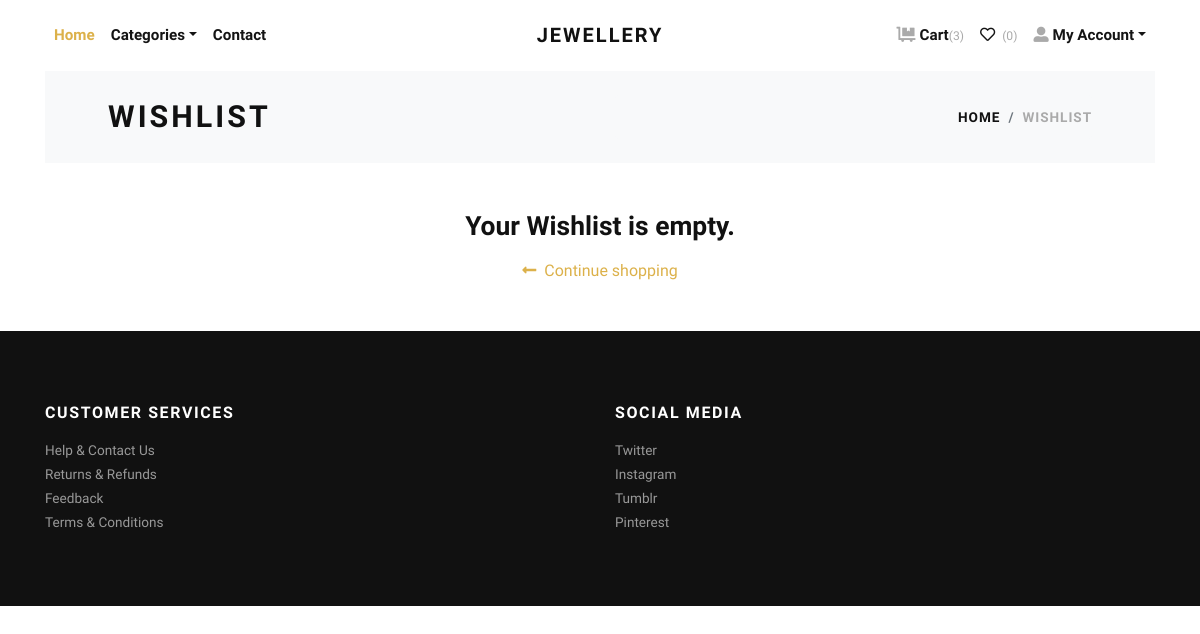
Before: /wishlist/ (signed in) with the older database file.
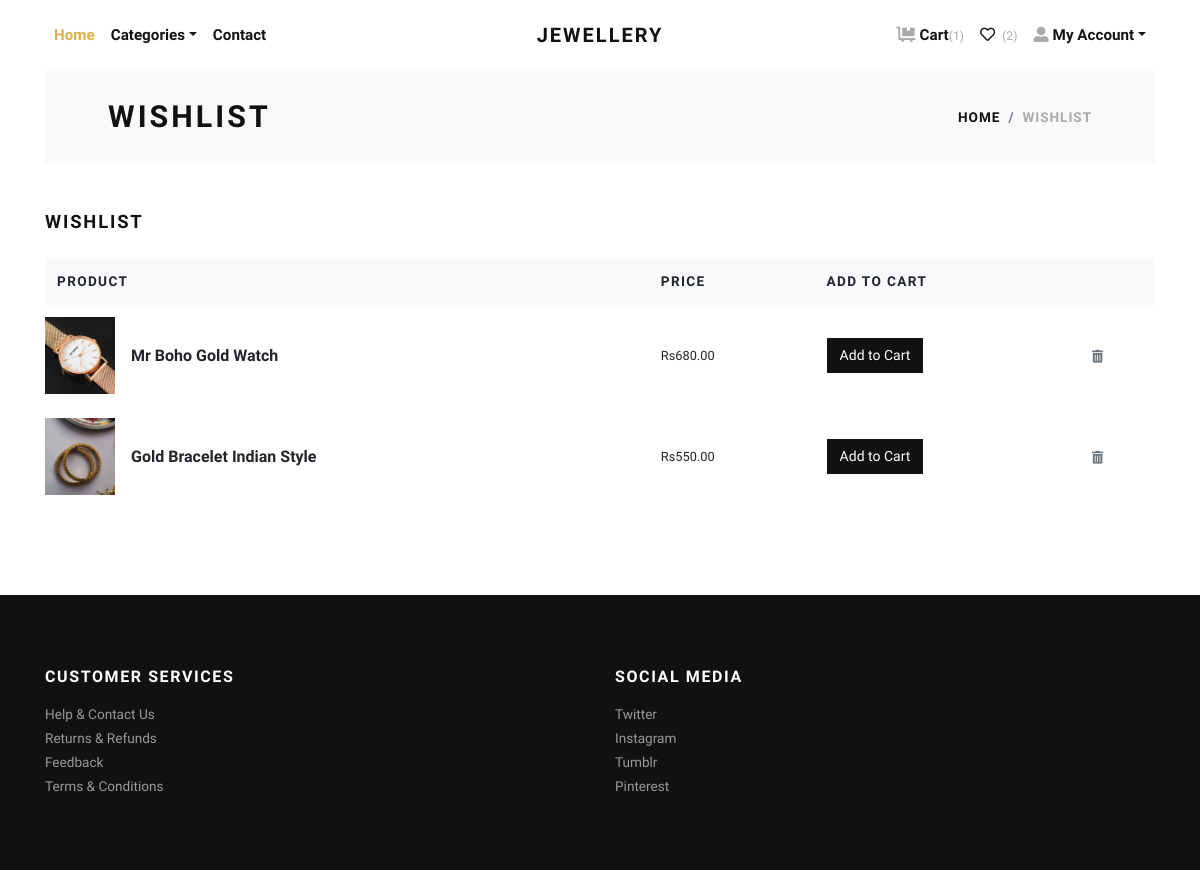
After: the same page with the newer database file.
### store/models.py (models this page shows, shortened)
class Wishlist(models.Model):
    user = models.ForeignKey(User, verbose_name="User", on_delete=models.CASCADE)
    product = models.ForeignKey(Product, verbose_name="Product", on_delete=models.CASCADE)
    created_at = models.DateTimeField(auto_now_add=True, verbose_name="Created Date")
    updated_at = models.DateTimeField(auto_now=True, verbose_name="Updated Date")

class Product(models.Model):
    title = models.CharField(max_length=150, verbose_name="Product Title")
    slug = models.SlugField(max_length=160, verbose_name="Product Slug")
    sku = models.CharField(max_length=255, unique=True, verbose_name="Unique Product ID (SKU)")
    short_description = models.TextField(verbose_name="Short Description")
    detail_description = models.TextField(blank=True, null=True, verbose_name="Detail Description")
    product_image = models.ImageField(upload_to='product', blank=True, null=True, verbose_name="Product Image")
    price = models.DecimalField(max_digits=8, decimal_places=2)
    category = models.ForeignKey(Category, verbose_name="Product Categoy", on_delete=models.CASCADE)
    is_active = models.BooleanField(verbose_name="Is Active?")
    is_featured = models.BooleanField(verbose_name="Is Featured?")
    created_at = models.DateTimeField(auto_now_add=True, verbose_name="Created Date")
    updated_at = models.DateTimeField(auto_now=True, verbose_name="Updated Date")
    class Meta:
        verbose_name_plural = 'Products'
        ordering = ('-created_at', )

### store/views.py (the view)
# urls.py: path('wishlist/', views.wishlist, name="wishlist"),
@login_required
def wishlist(request):
    user = request.user
    wishlist_products = Wishlist.objects.filter(user=user)
    amount = decimal.Decimal(0)
    cp = [p for p in Wishlist.objects.all() if p.user==user]
    context = {
        'wishlist_products': wishlist_products,
        'amount': amount,
    }
    return render(request, 'store/wishlist.html', context)

### store/context_preprocessors.py (called while the page is built)
def store_menu(request):
    categories = Category.objects.filter(is_active=True)
    context = {
        'categories_menu': categories,
    }
    return context

def cart_menu(request):
    if request.user.is_authenticated:
        cart_items= Cart.objects.filter(user=request.user)
        context = {
            'cart_items': cart_items,
        }
    else:
        context = {}
    return context

def wishlist_menu(request):
    if request.user.is_authenticated:
        wishlist_items= Wishlist.objects.filter(user=request.user)
        context = {
            'wishlist_items': wishlist_items,
        }
    else:
        context = {}
    return context

### templates/store/wishlist.html (shortened to what this page needs)
{% extends 'base.html' %}
{% load static %}
{% load humanize %}
    {% block content %}
      <div class="container">
        <section class="bg-light">
          <div class="container">
            <div class="row px-4 px-lg-5 py-lg-4 align-items-center">
              <div class="col-lg-6">
                <h1 class="h2 text-uppercase mb-0">Wishlist</h1>
              </div>
              <div class="col-lg-6 text-lg-right">
                <nav aria-label="breadcrumb">
                  <ol class="breadcrumb justify-content-lg-end mb-0 px-0">
                    <li class="breadcrumb-item"><a href="{% url 'store:home' %}">Home</a></li>
                    <li class="breadcrumb-item active" aria-current="page">Wishlist</li>
                  </ol>
                </nav>
              </div>
            </div>
          </div>
        </section>
        {% if wishlist_products %}
        <section class="py-5">
          <h2 class="h5 text-uppercase mb-4">Wishlist</h2>
          <div class="row">
            <div class="col-12 mb-4 mb-lg-0">
              <div class="table-responsive mb-4">
                <table class="table">
                  <thead class="bg-light">
                    <tr>
                      <th class="border-0" scope="col"> <strong class="text-small text-uppercase">Product</strong></th>
                      <th class="border-0" scope="col"> <strong class="text-small text-uppercase">Price</strong></th>
                      <th class="border-0" scope="col"> <strong class="text-small text-uppercase">Add to Cart</strong></th>
                      <th class="border-0" scope="col"> </th>
                    </tr>
                  </thead>
                  <tbody>
                    {% for wishlist_product in wishlist_products %}
                    <tr>
                      <th class="pl-0 border-0" scope="row">
                        <div class="media align-items-center">
                          {% if wishlist_product.product.product_image %}
                            <a class="reset-anchor d-block animsition-link" href="{% url 'store:product-detail' wishlist_product.product.slug %}"><img src="{{wishlist_product.product.product_image.url}}" alt="{{wishlist_product.product.title}}" width="70"/></a>
                          {% else %}
                            <a class="reset-anchor d-block animsition-link" href="{% url 'store:product-detail' wishlist_product.product.slug %}"><img src="{% static 'img/product-detail-3.jpg' %}" alt="{{wishlist_product.product.title}}" width="70"/></a>
                          {% endif %}
                          <div class="media-body ml-3"><strong class="h6"><a class="reset-anchor animsition-link" href="{% url 'store:product-detail' wishlist_product.product.slug %}">{{wishlist_product.product.title}}</a></strong></div>
                        </div>
                      </th>
                      <td class="align-middle border-0">
                        <p class="mb-0 small">Rs{{wishlist_product.product.price}}</p>
                      </td>
                      <td class="align-middle border-0">
                        <form action="{% url 'store:add-to-cart' %}">
                          <button type="submit" class="btn btn-sm btn-dark">Add to Cart</button>
                        </form>
                      </td>
                      <td class="align-middle border-0"><a class="reset-anchor" href="{% url 'store:remove-wishlist' wishlist_product.id %}"><i class="fas fa-trash-alt small text-muted"></i></a></td>
                    </tr>
                    {% endfor %}
                  </tbody>
                </table>
              </div>
            </div>
          </div>
        </section>
        {% else %}
          <div class="text-center py-5">
            <h3 class="mb-3">Your Wishlist is empty.</h3>
            <a href="{% url 'store:home' %}"><i class="fas fa-long-arrow-alt-left mr-2"> </i>Continue shopping</a>
          </div>
        {% endif %}
      </div>
      {% endblock content %}

Changed rows visible on the page:
added Wishlist: product.product_image (picture), product "Mr Boho Gold Watch", product.price "680.00"
added Wishlist: product.product_image (picture), product "Gold Bracelet Indian Style", product.price "550.00"
Other visible differences:
{{ cart_items.count }}: "3" → "1"
{{ wishlist_items.count }}: "0" → "2"
text no longer shown: "Your Wishlist is empty. Continue shopping"
text now shown: "WISHLIST PRODUCT PRICE ADD TO CART"
